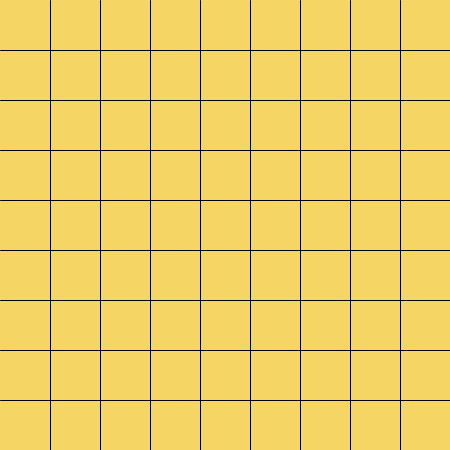
Frame 1 (no input)
Frame 60 (the mouse pressed at the canvas centre just before this capture): identical to frame 1, image omitted
Frame 120 (the mouse held since frame 60 and released just before this capture): identical to frame 1, image omitted

The Processing sketch that drew this single still picture (run headless with seeded random() and noise(); from frame 60 on, the mouse is pressed at the canvas centre):

// Processing sketch: week16_5_
// ── week16_5_.pde
void setup(){
size(450,450);
}
int bx=0, by=0;
void draw(){
  background(#F5D665);
  for(int y=50;y<450;y+=50){
  line(0,    y, 450,   y);
  }
  for(int x=50; x<450; x+=50){
  line (x, 0, x, 450);
  }
}
